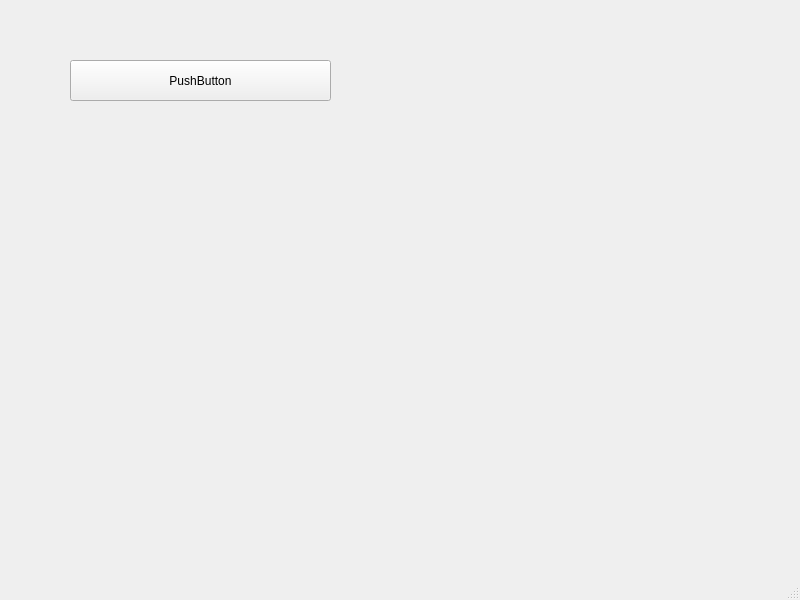
<?xml version="1.0" encoding="UTF-8"?>
<ui version="4.0">
 <class>MainWindow</class>
 <widget class="QMainWindow" name="MainWindow">
  <property name="geometry">
   <rect>
    <x>0</x>
    <y>0</y>
    <width>800</width>
    <height>600</height>
   </rect>
  </property>
  <property name="windowTitle">
   <string>MainWindow</string>
  </property>
  <widget class="QWidget" name="centralwidget">
   <widget class="QPushButton" name="pushButton">
    <property name="geometry">
     <rect>
      <x>70</x>
      <y>60</y>
      <width>261</width>
      <height>41</height>
     </rect>
    </property>
    <property name="text">
     <string>PushButton</string>
    </property>
   </widget>
  </widget>
  <widget class="QMenuBar" name="menubar">
   <property name="geometry">
    <rect>
     <x>0</x>
     <y>0</y>
     <width>800</width>
     <height>25</height>
    </rect>
   </property>
  </widget>
  <widget class="QStatusBar" name="statusbar"/>
 </widget>
 <resources/>
 <connections/>
</ui>
